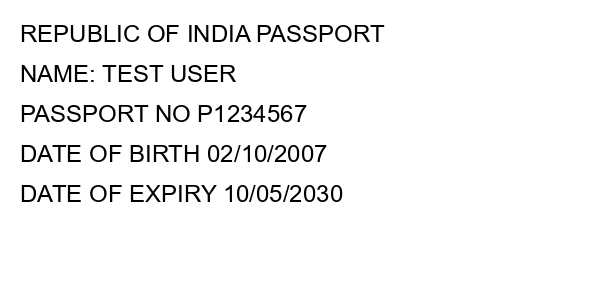
#> input picture data/samples/documents/test_document.png, 600 x 300 px
$ python engine.py
#> lines starting #> are read from the running program, lines starting #| are printed output that depends on the picture; after the words box and inside, x2 and y2 are one past the last pixel; in counts of white or black regions, pixels touching at a corner belong together
#> in preprocess_image, image is the input picture: shape (300, 600, 3); min 0, max 255, mean 243.9

import numpy as np
import json
import re
import cv2
import pytesseract
from pytesseract import Output

def deskew_image(image):
    """
    Detect and correct rotation in a document photo.

    How it works: threshold the image to find where the TEXT pixels are
    (not the background), then find the smallest rectangle that contains
    all of them (cv2.minAreaRect). That rectangle's angle tells us how
    tilted the text is. We rotate the whole image back by that angle.
    """
    gray = cv2.cvtColor(image, cv2.COLOR_BGR2GRAY)
    _, thresh = cv2.threshold(gray, 0, 255, cv2.THRESH_BINARY_INV + cv2.THRESH_OTSU)
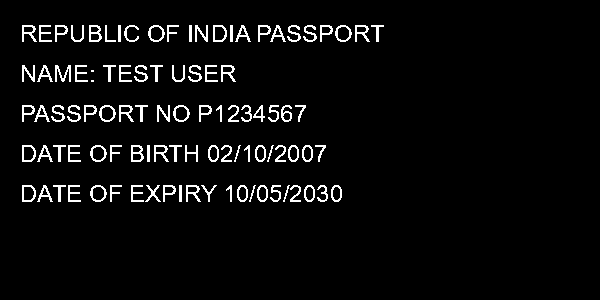
#> thresh: shape (300, 600); 4.5% white in thin lines or dots, all inside (x1, y1, x2, y2) = (22, 25, 384, 202)

    coords = np.column_stack(np.where(thresh > 0))
#> coords = 8018 pairs, first value 25 to 201, second value 22 to 383
    angle = cv2.minAreaRect(coords)[-1]
#> angle = -90

    # minAreaRect returns angles in a slightly unintuitive range;
    # this correction maps it to the actual rotation needed.
    if angle < -45:
        angle = -(90 + angle)
#> angle = 0
    else:
        angle = -angle

    (h, w) = image.shape[:2]
#> h = 300; w = 600
    center = (w // 2, h // 2)
#> center = (300, 150)
    rotation_matrix = cv2.getRotationMatrix2D(center, angle, 1.0)
#> rotation_matrix = [[1, 0, 0], [0, 1, 0]]
    deskewed = cv2.warpAffine(
        image, rotation_matrix, (w, h),
        flags=cv2.INTER_CUBIC, borderMode=cv2.BORDER_CONSTANT,
        borderValue=(255, 255, 255)
    )
    return deskewed


def preprocess_image(image_path):
    """
    Full preprocessing pipeline: load -> deskew -> grayscale ->
    denoise -> threshold. Returns a cleaned-up image ready for Tesseract.
    """
    image = cv2.imread(image_path)
    if image is None:
        raise FileNotFoundError(f"Could not read image at: {image_path}")

    deskewed = deskew_image(image)

    gray = cv2.cvtColor(deskewed, cv2.COLOR_BGR2GRAY)
    denoised = cv2.fastNlMeansDenoising(gray, h=10)
    _, thresholded = cv2.threshold(
        denoised, 0, 255, cv2.THRESH_BINARY + cv2.THRESH_OTSU
    )

    return thresholded


def extract_text_and_confidence(image_path):
    image = preprocess_image(image_path)

#> (the run stopped early here; a loop or call above may not have finished)

$ run again, with data/samples/documents/variant_b_reordered.png copied over data/samples/documents/test_document.png
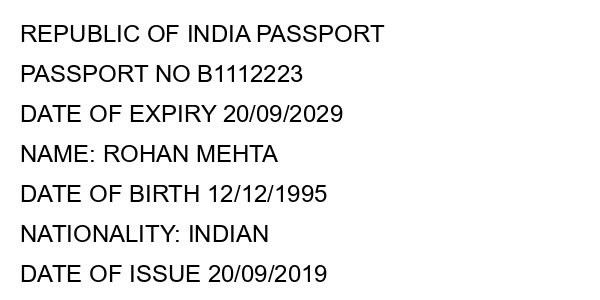
#> input picture data/samples/documents/variant_b_reordered.png, 600 x 300 px
#> in preprocess_image, image is the input picture: shape (300, 600, 3); min 0, max 255, mean 239.4
#> in deskew_image, `_, thresh = cv2.threshold(gray, 0, 255, cv2.THRESH_BINARY_INV + cv2.TH..`:
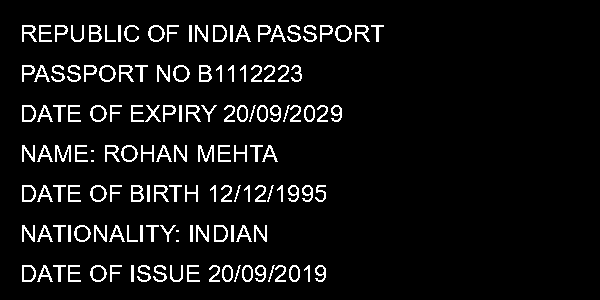
#> thresh: shape (300, 600); 6.3% white in thin lines or dots, all inside (x1, y1, x2, y2) = (22, 25, 384, 282)
#> coords = 11268 pairs, first value 25 to 281, second value 22 to 383
#> in deskew_image, `angle = cv2.minAreaRect(coords)[-1]`: angle = -90
#> in deskew_image, `angle = -(90 + angle)`: angle = 0
#> rotation_matrix = [[1, 0, 0], [0, 1, 0]]
